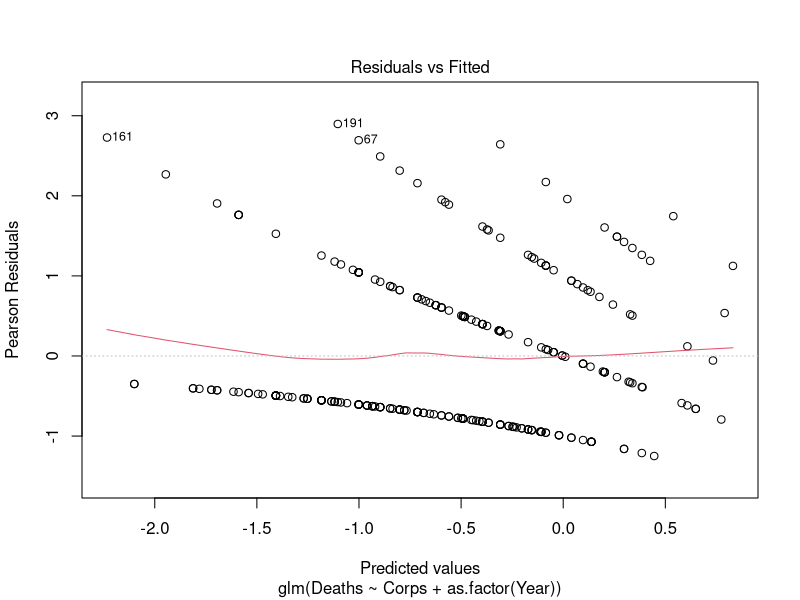
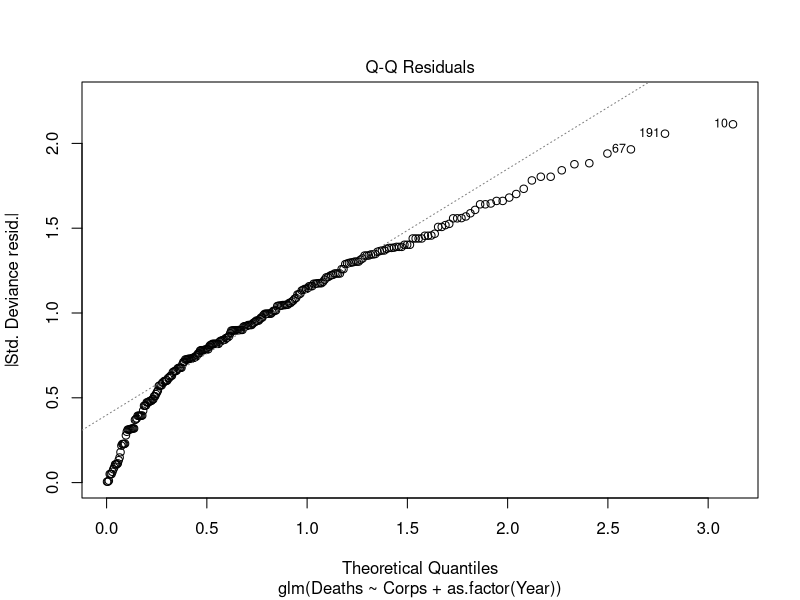
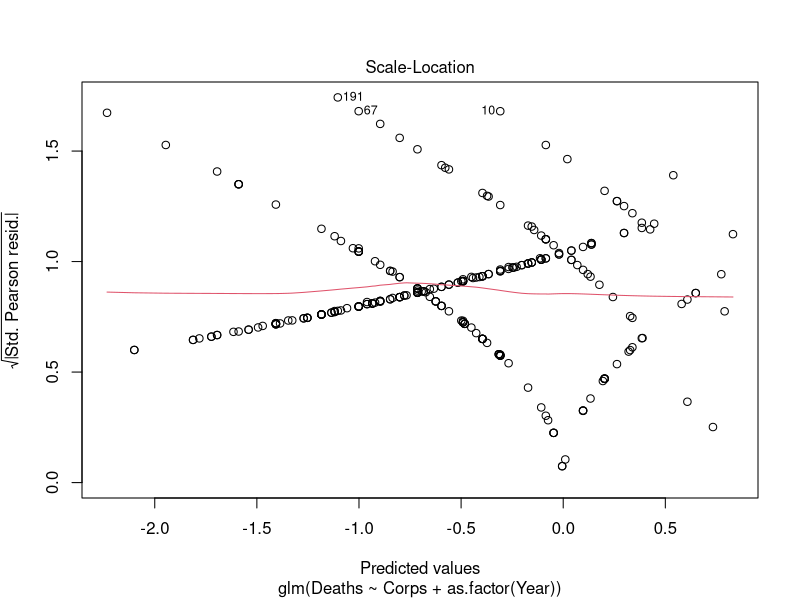
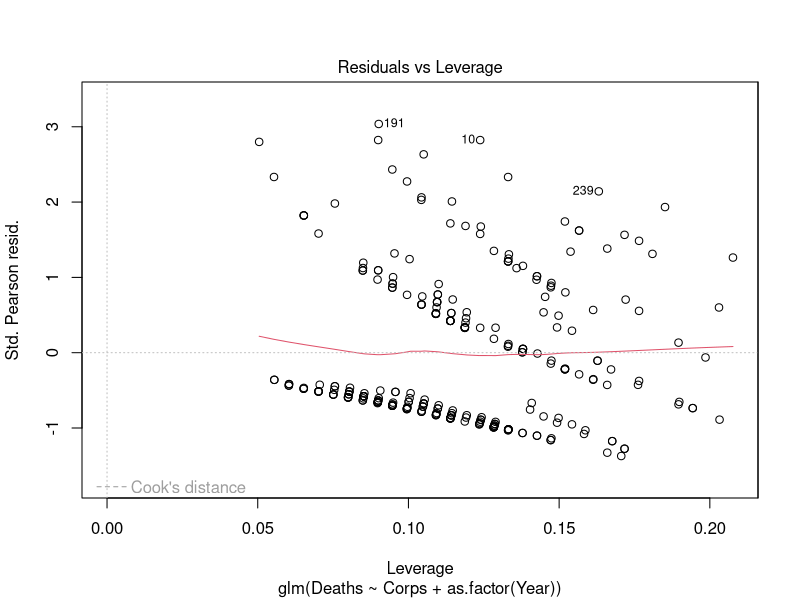
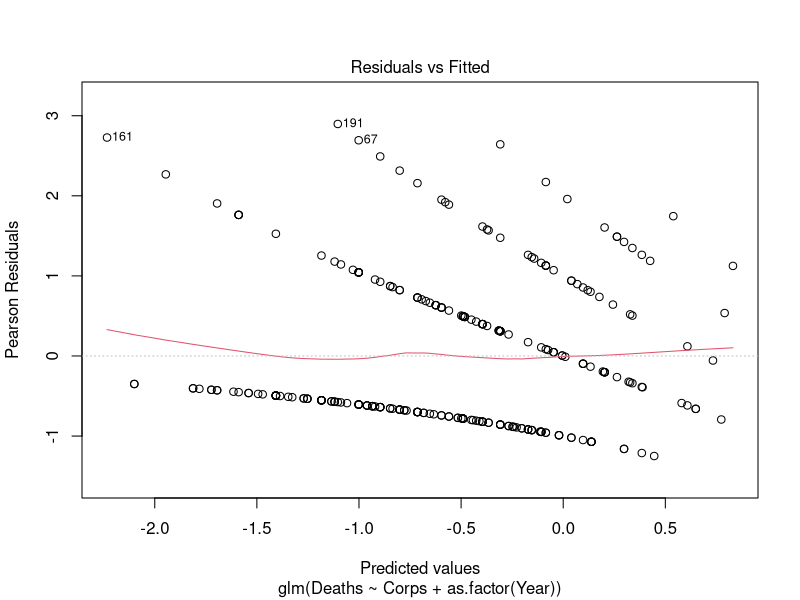
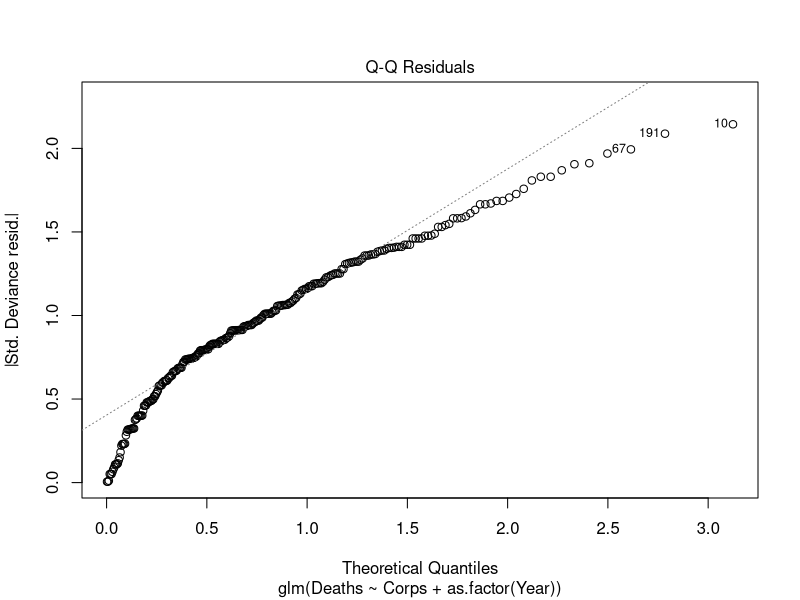
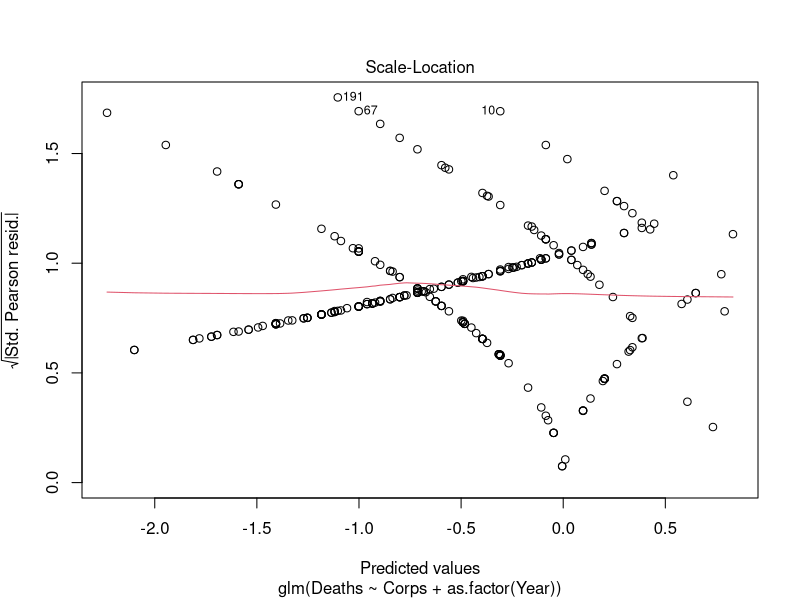
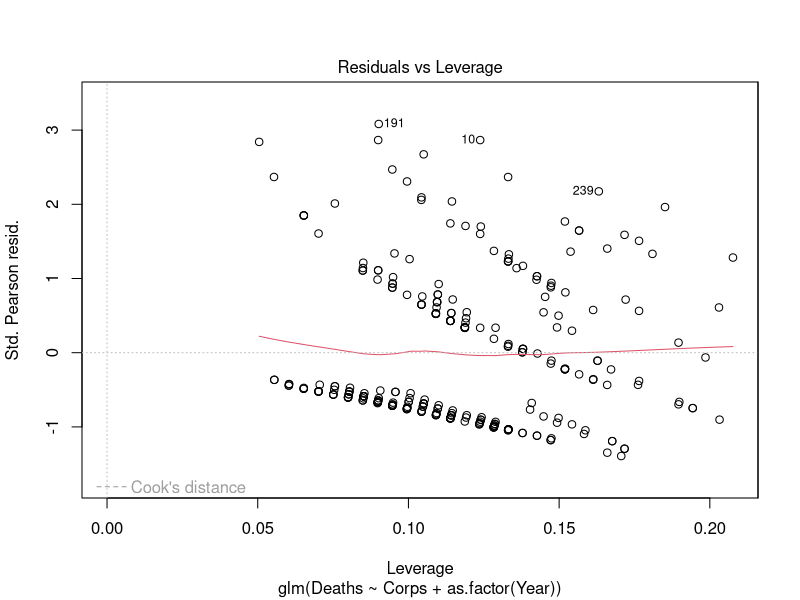

Write R code to recreate these figures, in order.
# Reproduce ANODEV in Preece 1988  
# 14 different corps
# Year as categorical

library(readxl)
Tab04_1Horsekick <- read_excel("Tab04_1Horsekick.xlsx", sheet = "ModelFormat")
View(Tab04_1Horsekick)
# Run Preece two term model.
PoisMod<- glm(Deaths~Corps +as.factor(Year), family=poisson(link="log"), data=Tab04_1Horsekick)
plot(PoisMod)   
summary(PoisMod)
anova(PoisMod)    #Exactly matches Preece tabulation
# mean deviance = 
258.59/247  # = 1.047    No overdispersion.
 
# Run with quasi Poisson (not available to Preece 1988)
QuasiMod<- glm(Deaths~Corps + as.factor(Year), family=quasipoisson(link="log"), data=Tab04_1Horsekick)
plot(QuasiMod)   
summary(QuasiMod)
anova(QuasiMod)  # Same result as Poisson model.  
# Extra parameter makes no difference
  258.59/247 #   = 1.047   No overdispersion.
# Preece shows fit of frequency distribution to gamma distribution
# Preece shows improvement in fit due to NB compared to Poisson
  0.004144 * 280 # = 1.16 less than 3.84 critical value on 1 df
  1-pchisq(1.16,1)  #  = 0.28
# What sample size is needed to reach critical value on 1 df
  0.004144 * 927  # = 3.84 critical value on 1 df
# Run with Neg Binomial (cf Preece 1988)
library(MASS)
NBMod<- glm.nb(Deaths~Corps + as.factor(Year), data=Tab04_1Horsekick)
plot(NBMod)   
summary(NBMod)
#  Dispersion parameter for Negative Binomial(8366.651) family taken to be 1)
# Warning while fitting theta: iteration limit reached 
# 2 x log-likelihood:  -563.673
-563.673/2  #  = -281.8
258.57*2 # = 517.14
anova(NBMod, test="Chisq")    # Same table as Poisson. 
# Extra parameter makes no difference
# Preece calculates sample size to detect significant (P<0.05) improvement
0.004144 * 927 # = 3.84 critical value on 1 df
